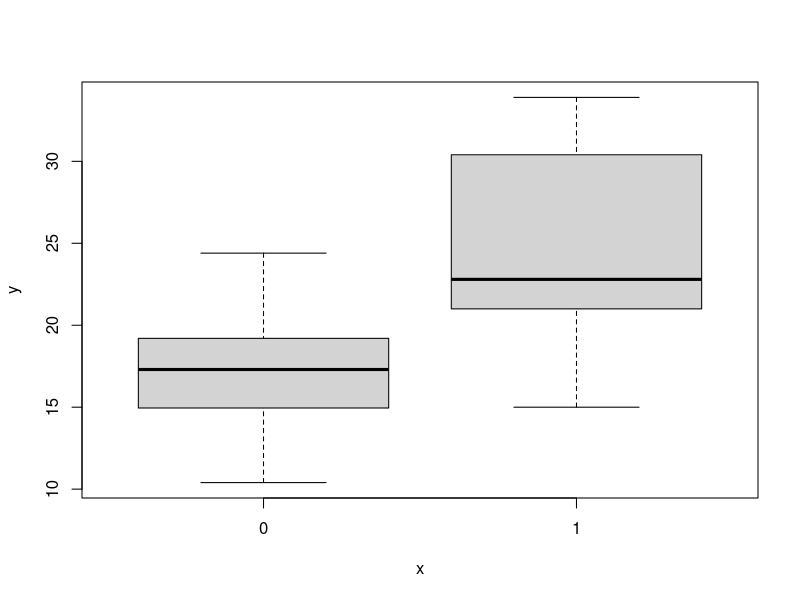
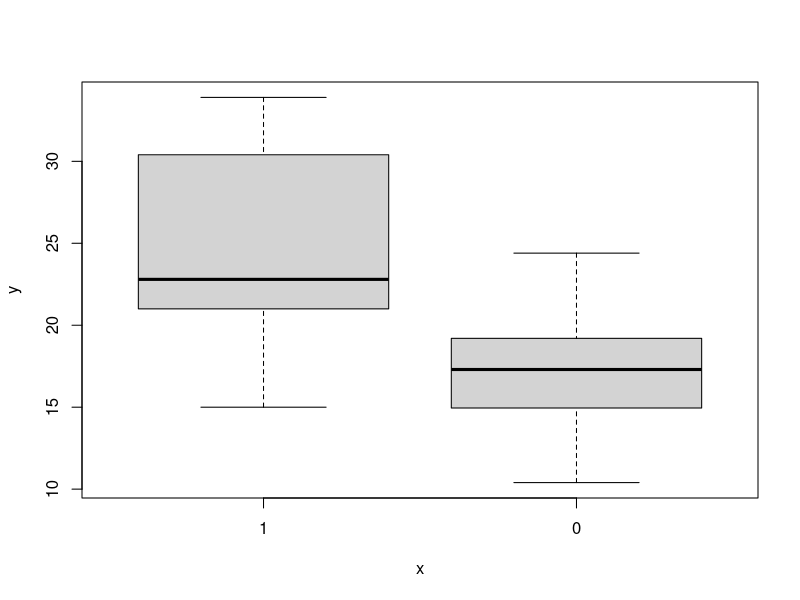
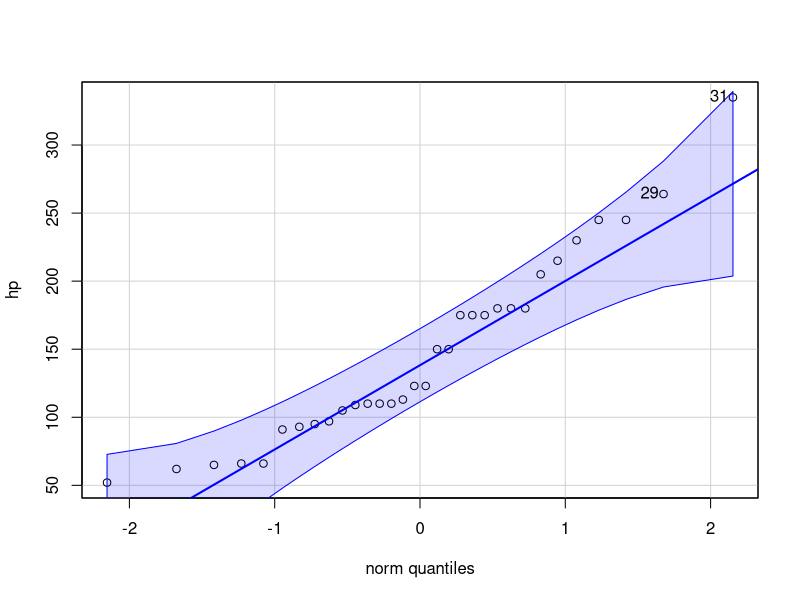
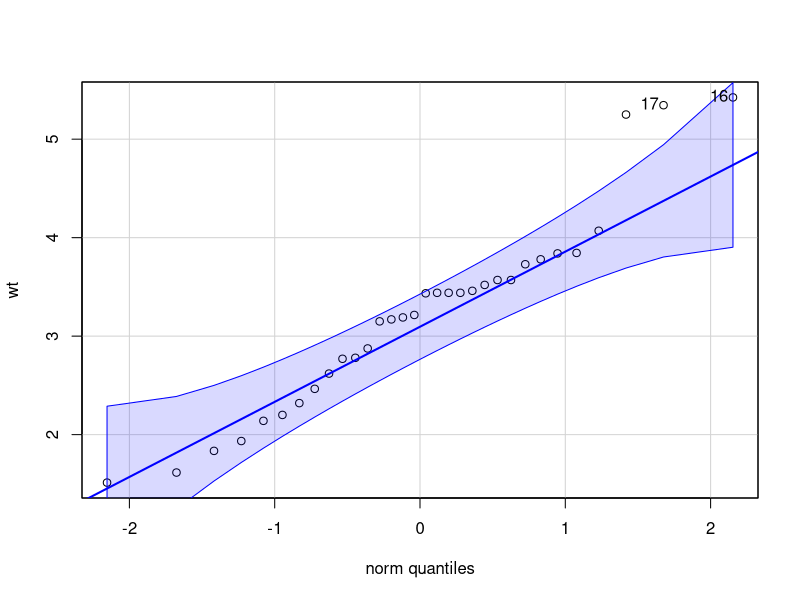

R code for these plots, in order:
#Quiz 3 AMS 580 Nicholas Barrett

#Q1
library(tidyverse)
library(car)
data = mtcars
attach(mtcars)
cyl = factor(cyl)
vs = factor(vs)
am = factor(am)
gear = factor(gear)
carb = factor(carb)

#a
fit = lm(mpg~am)
fit
summary(fit)
plot(am,mpg)
am
#level 0 is baseline,
#the model is mpg ~ 17.147 + 7.245*am1
#am is a significant predictor of mpg with a p value of less than .001
 
#b
amswap = relevel(am,ref='1')
amswap
fit2 = lm(mpg~amswap)
fit2
summary(fit2)
plot(amswap,mpg) 


#c
gear
fitc = lm(mpg ~ hp + wt + am + gear)
Anova(fitc)
#
summary(fitc)

#hp and wt are significant at .01

#d
#R2 = .84 which indicates a good fit

#e
#the normality of hp and wt are important assumptions
qqPlot(hp)
shapiro.test(hp)
qqPlot(wt)
shapiro.test(wt)


#Q2
install.packages("tidyverse")
install.packages("caret")
install.packages("leaps")
install.packages("MASS")
library(tidyverse)
library(caret)
library(leaps)
library(MASS)
#a
models <- regsubsets(mpg~., data = mtcars, nvmax = 5)
summary(models)

#b
set.seed(123) 
train.control <- trainControl(method = "cv", number = 5)
model1 <- train(mpg~wt, data = mtcars, method = "lm", trControl = train.control)
model2 <- train(mpg~wt+cyl, data = mtcars, method = "lm", trControl = train.control)
model3 <- train(mpg~wt+qsec+am, data = mtcars, method = "lm", trControl = train.control)
model4 <- train(mpg~hp+wt+qsec+am, data = mtcars, method = "lm", trControl = train.control)
model5 <- train(mpg~disp+hp+wt+qsec+am, data = mtcars, method = "lm", trControl = train.control)
modelfull <- train(mpg~., data = mtcars, method = "lm", trControl = train.control)
print(modelfull)
# Summarize the results
print(model1)
print(model2)
print(model3)
print(model4)
print(model5)
#Based on this result it seems model 5 mpg~disp+hp+wt+qsec+am has the highest Rsquared and lowest error

#c
library(MASS)
full.model = lm(mpg~.,data=mtcars)
step.model = stepAIC(full.model,direction = "both",trace = FALSE)
summary(step.model)
#best model for this method is mpg ~ wt + qsec + am
